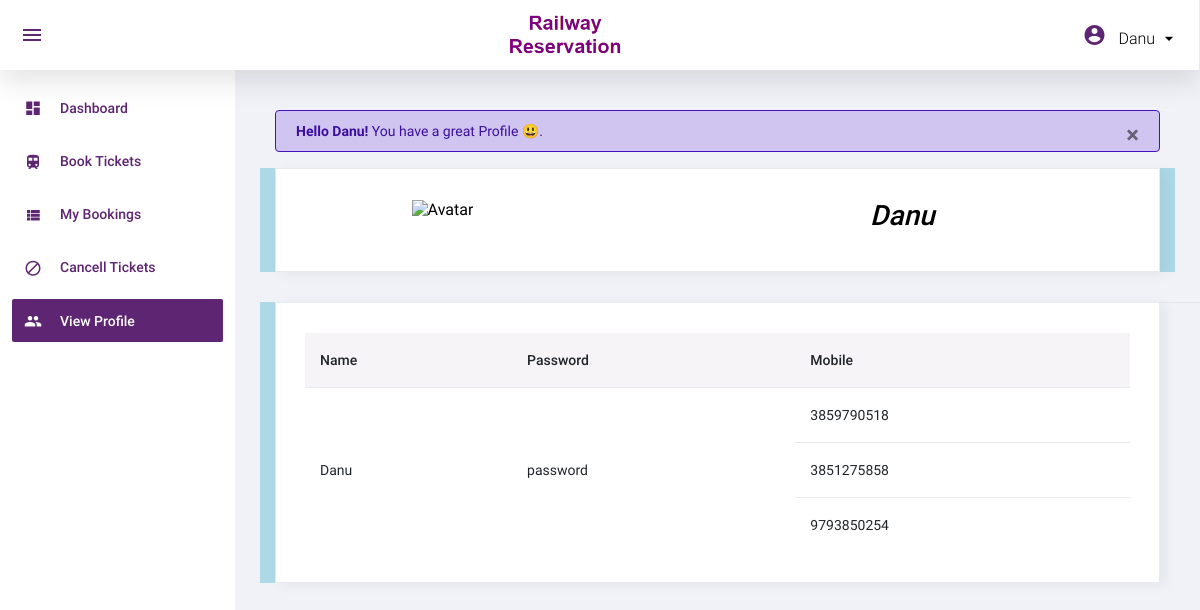
/viewProfile.php (signed in), run on the app's committed database.
### tables this page shows
CREATE TABLE `user_phone` (
  `user_id` varchar(10) NOT NULL,
  `mobile` varchar(10) NOT NULL
);

### viewProfile.php (the view, shortened to what this page needs)
<?php
    include ('nav.php');
    $sql = " SELECT user_id FROM user_details WHERE username = '".$_SESSION['USER']."' AND password='".$_SESSION['PASSWORD']."' ";
    $result = mysqli_query($con,$sql);
    $data = mysqli_fetch_assoc($result);
    $userid = $data['user_id'];
    $query = " SELECT mobile FROM user_phone WHERE user_id = '$userid' ";
    $res = mysqli_query($con,$query);
    $rows = mysqli_num_rows($res);
?>
<div class="alert alert-info" role="alert">
  <strong>Hello <?php echo $_SESSION['USER']?>!</strong> You have a great Profile 😃.
  <button type="button" class="close" data-dismiss="alert">
    <span>&times;</span>
  </button>
</div>
<div class="row">
  <div class="col-12 grid-margin stretch-card" style="background-color: lightblue!important;">
    <div class="card">
      <div class="card-body">
        <div class="d-flex flex-row justify-content-between">
          <div class="col-4 text-center">
            <div class="profilePic">
              <img src="https://joeschmoe.io/api/v1/<?php echo $_SESSION['USER'] ?>" alt="Avatar" width="200"
                height="200" class="avatarPic">
            </div>
          </div>
          <div class="col-4 text-center d-flex align-items-center">
            <div class="welcomeTag">
              <h2><i><?php echo $_SESSION['USER'] ?></i></h2>
            </div>
          </div>
        </div>
      </div>
    </div>
  </div>
</div>
<div class="row">
  <div class="col-12 grid-margin stretch-card" style="background-color: lightblue!important;">
    <div class="card">
      <div class="card-body">
        <div class="row">
          <div class="col-12">
            <div class="table-responsive">
              <table class="table">
                <thead>
                  <tr>
                    <th>Name</th>
                    <th>Password</th>
                    <th>Mobile</th>
                  </tr>
                </thead>
                <tbody>
                  <tr>
                    <td rowspan="<?php echo $rows ?>"><?php echo $_SESSION['USER'] ?></td>
                    <td rowspan="<?php echo $rows ?>"><?php echo $_SESSION['PASSWORD'] ?></td>
                    <?php
                            if($rows > 0){
                                while( $info = mysqli_fetch_assoc($res) ){
                                    ?>
                    <td><?php echo $info['mobile']; ?></td>
                  </tr>
                  <tr>
                    <?php        }
                            }
                    ?>
                  </tr>
                </tbody>
              </table>
            </div>
          </div>
        </div>
      </div>
      <?php
    include ('footer.php');
?>

### data on the page
user_phone: mobile "3859790518"
user_phone: mobile "3851275858"
user_phone: mobile "9793850254"

### other printed values
$_SESSION['USER'] "Danu"
$_SESSION['PASSWORD'] "password"
